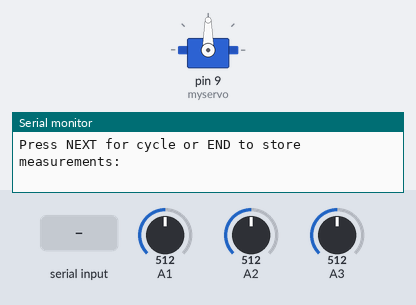
Recording of a sketch running on a simulated Arduino Uno, built with avr-gcc and run on an emulated ATmega328P. On the bench: servo, the last lines printed to the serial monitor. The inputs (shaded band) are chosen by the test bench; at power-on: A1 = 512, A2 = 512, A3 = 512.

Above: at 1.2 s.
1.3 s: "90,45\n" received over Serial
At 2.6 s:
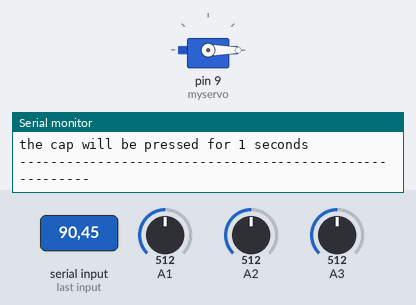
Timing chart, 0 to 4.3 s (numbered marks = the images above; inputs shaded):
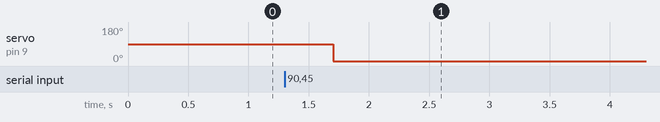

Measured:
- after the input at 1.3 s, servo on pin 9 (myservo): 90° → 0° after 0.40 s

The sketch:

ArduinoProgram.ino
```cpp
#include <Servo.h> //This library allows an Arduino board to control servo motors

  //Variables to action the servo motor for the actuationTime
   unsigned char servoState = LOW; //Stores the physical state of the servo
   unsigned char State = LOW; //Stores wether a cycle was initiated by user input.
   unsigned char lastState = LOW; //Stores the previous state of the user input
   unsigned long servoCameOn = 0; //Stores the time that the servo came on

   unsigned long actuationTime = 1; //STORES THE ACTUATION TIME OF THE CAP (in seconds)

   int push; //Stores the number of cycles
   boolean EXIT = false; //Enables to exit ther loop of the actuation of the servo

  int timer = (actuationTime*10); //Amount of measurements per cycle

  //Variable for sensors
  unsigned long previousMillis = 0;
  unsigned long Time;
  int interval1 = 100; //Constant time between measurements in cycles.

  //Array for to store the measurements of the volume
  float VolumeSensor[50];

  //Variables for the pressure measurements
  float AveragePress[50];
  float averageA1 = 0; //Stores the 1 pressure sensor

  //varibles for differential pressure mreasurements
  float AverageDiff[50];
  float averageA2A3 = 0; //Stores the average of the differences of the two pressure sensors

  int END = 1; //Used to end the arduino process once enough cycles have been done

int pos = 0; // variable to store the servo position

Servo myservo; //Creates a servo object called "myservo"


//--------------------------------------------//--------------------------------------------

void setup() {
  //The setup program runs once:
  Serial.begin(9600); //readies the communication of the Serial Monitor at a data rate of 9600 bits per second
  myservo.attach(9);  // attaches the servo on pin 9 to the servo object

}

//--------------------------------------------//--------------------------------------------

void getTime(){

  //Get the number of seconds
  delay(100); Serial.println("Press NEXT for cycle or END to store measurements:"); //Prompt User for Input

  while (Serial.available() == 0) { //Loops until the user enters a value to the Serial Monitor

  }

  END = Serial.parseInt(); //END stores the value from the user input

  if(END == 9){
    //Serial.println("RECEIVED 9");
    FinalResults(); //calls the method to end the application
  }

  push = push + 1;
  State = HIGH;
  EXIT = false;

  Serial.println("--------------------------------------------------------");   delay(100);
  Serial.print("Cycle "); Serial.println(push);  delay(100);
  Serial.print("the cap will be pressed for "); Serial.print(actuationTime); Serial.println(" seconds");  delay(100);
  Serial.println("--------------------------------------------------------");
  delay(100);

  actuationTime = actuationTime * 1000; //This calculation is needed because the program counts in milliseconds
  }

//--------------------------------------------//--------------------------------------------//--------------------------------------------

void serialFlush(){ //Method that clears the Serial.monitor
  while(Serial.available() > 0) {
    char t = Serial.read();
  }

}

//--------------------------------------------//--------------------------------------------//--------------------------------------------

void ServoON(){
  do{
    // If the Servo has been on for longer than the actuation time seconds then turn it off.
    if(servoState == HIGH) //Checks if the servo is on
    {
      if(millis()-servoCameOn > actuationTime){ //Checks if the current time minus the time that it came on is greater than the actuationTime

        myservo.write(0); //Resets the servo position
        servoState = LOW;
        EXIT = true;

        serialFlush(); //calls this method in order to clear the Serial.monitor (avoid errors of automatically inputing without user input)
        lastState = LOW;
        State = LOW;
      }
    }

    if(State != lastState)
    {
      lastState = State;
      if((State == HIGH) && (servoState == LOW))
      {

        myservo.write(-180); //Servo is activated
        servoState = HIGH;
        servoCameOn = millis();

        //Method reads the sensors while the cap is pressed
        readSensors();
        myservo.write(0); //Resets the Servo to its original position


      }
    }
  }while(EXIT != true); //Loop while Exit = false
}

//--------------------------------------------//--------------------------------------------//--------------------------------------------

void readSensors(){

  //pressure sensor that is by itself
  float PressAlone;
  long millisNow;
  //two pressure sensors
  float PressSensor1;
  float PressSensor2;
  float diffInPres;

  millisNow = millis(); //the time before the measurements

do{
      //if half 0.1 (value of interval1) seconds has passed, we get the readings of A1, A2, A3
      if (millis() - previousMillis >= interval1) {

        previousMillis = millis(); //stores the time when the measurements start

        //Stores the values of the pressure sensor that is alone A1
        PressAlone = analogRead(A1);
        //Serial.println(PressAlone);
        averageA1 = averageA1 + PressAlone; //adds all the values together for the average


        //Stores the values of the two pressure sensors that will be differenced then added to a variable for the average.
        PressSensor1 = (analogRead(A2));
        PressSensor2 = (analogRead(A3));
        diffInPres = (PressSensor2 - PressSensor1);
        averageA2A3 = averageA2A3 + diffInPres; //adds all the values together for the average
      }

 }while(millis()-servoCameOn < actuationTime-10); //Loop while the servo has been on for less than or equal to the set time
                                                  //actuationTime-10 to avoid an extra measurements
  //Stores the reading of the water sensor at the end of each cycle.
  VolumeSensor[push-1] = analogRead(A0);
}

//--------------------------------------------//--------------------------------------------//--------------------------------------------

void CycleSummary(){


  //gets the average for the A1 sensor
  AveragePress[push-1] = (averageA1 / (timer));

  //gets the average for the difference in pressure A2 and A3
  AverageDiff[push-1] = (averageA2A3 / (timer));

  delay(200); Serial.println(); Serial.print("-------------  Cycle "); Serial.print(push);  Serial.println(" Completed Successfully --------------"); Serial.println(); delay(100);

  //puts back the timer to its original size after a cycle
  actuationTime = actuationTime/1000;
  averageA1 = 0;
  averageA2A3 = 0;

}

//--------------------------------------------//--------------------------------------------//--------------------------------------------

void FinalResults(){

  String Vol = "";
  String Pres = "";
  String Diff = "";

  if(AveragePress[0] == 0){ //If there have not been any cycles, then loop again
    Serial.println("no cycles have been made");
    loop();
  }

  for(int c = 0; c < push; c++){    //Loop to create the Strings
      Vol = Vol + VolumeSensor[c] + " ";
      Pres = Pres + AveragePress[c] + " ";
      Diff = Diff + AverageDiff[c] + " ";
  }

  //Print the strings to the Serial monitor
  Serial.print("Pres");
  for(int c = 0; c < push; c++){    //Loop to create the Strings
    Serial.print(AveragePress[c]); Serial.print(" ");

  }

  Serial.print("Dif");
  for(int c = 0; c < push; c++){    //Loop to create the Strings
    Serial.print(AverageDiff[c]); Serial.print(" ");
  }

  Serial.print("|Vol");
  for(int c = 0; c < push; c++){    //Loop to create the Strings
   Serial.print(VolumeSensor[c]); Serial.print(" ");

  }
  Serial.println("?");


  /*Serial.print(push);
  Serial.println("Pres" + Pres);
  Serial.println("Dif" + Diff + "|");
  Serial.println("Vol" + Vol + "?");*/

  delay(100);
  exit(0);
}

//--------------------------------------------//--------------------------------------------//--------------------------------------------

void loop() {

  getTime();
  ServoON();
  CycleSummary();

}
```
